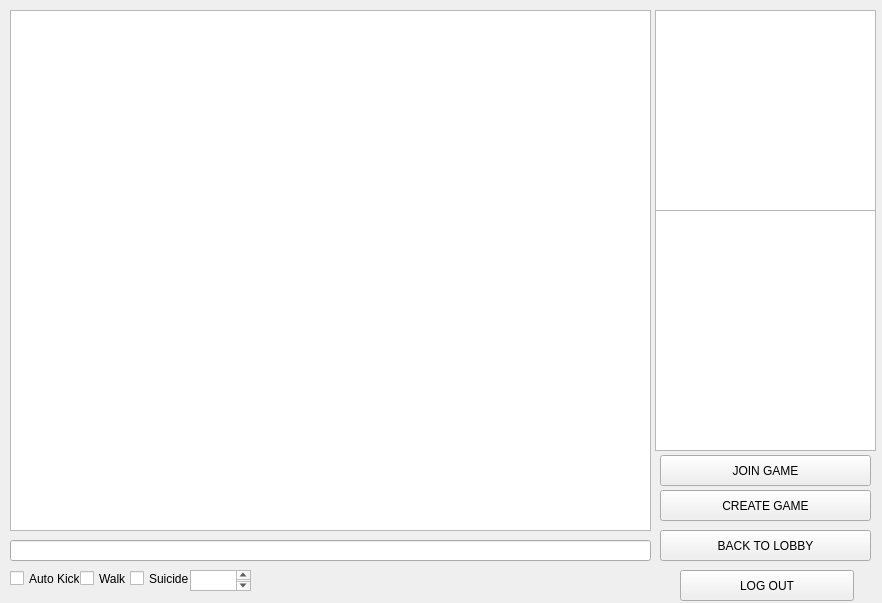
<?xml version="1.0" encoding="UTF-8"?>
<ui version="4.0">
 <class>MainWindow</class>
 <widget class="QMainWindow" name="MainWindow">
  <property name="geometry">
   <rect>
    <x>0</x>
    <y>0</y>
    <width>882</width>
    <height>603</height>
   </rect>
  </property>
  <property name="windowTitle">
   <string>Stick Arena</string>
  </property>
  <property name="windowIcon">
   <iconset resource="assets.qrc">
    <normaloff>:/assets/icon.png</normaloff>:/assets/icon.png</iconset>
  </property>
  <widget class="QWidget" name="centralWidget">
   <widget class="QListWidget" name="user_list">
    <property name="geometry">
     <rect>
      <x>655</x>
      <y>210</y>
      <width>221</width>
      <height>241</height>
     </rect>
    </property>
   </widget>
   <widget class="QTextBrowser" name="client_out">
    <property name="geometry">
     <rect>
      <x>10</x>
      <y>10</y>
      <width>641</width>
      <height>521</height>
     </rect>
    </property>
    <property name="html">
     <string>&lt;!DOCTYPE HTML PUBLIC &quot;-//W3C//DTD HTML 4.0//EN&quot; &quot;http://www.w3.org/TR/REC-html40/strict.dtd&quot;&gt;
&lt;html&gt;&lt;head&gt;&lt;meta name=&quot;qrichtext&quot; content=&quot;1&quot; /&gt;&lt;style type=&quot;text/css&quot;&gt;
p, li { white-space: pre-wrap; }
&lt;/style&gt;&lt;/head&gt;&lt;body style=&quot; font-family:'MS Shell Dlg 2'; font-size:8.25pt; font-weight:400; font-style:normal;&quot;&gt;
&lt;p style=&quot;-qt-paragraph-type:empty; margin-top:0px; margin-bottom:0px; margin-left:0px; margin-right:0px; -qt-block-indent:0; text-indent:0px; font-family:'Sans Serif'; font-size:9pt;&quot;&gt;&lt;br /&gt;&lt;/p&gt;&lt;/body&gt;&lt;/html&gt;</string>
    </property>
    <property name="openLinks">
     <bool>false</bool>
    </property>
   </widget>
   <widget class="QLineEdit" name="client_in">
    <property name="geometry">
     <rect>
      <x>10</x>
      <y>540</y>
      <width>641</width>
      <height>21</height>
     </rect>
    </property>
   </widget>
   <widget class="QListWidget" name="game_list">
    <property name="geometry">
     <rect>
      <x>655</x>
      <y>10</y>
      <width>221</width>
      <height>201</height>
     </rect>
    </property>
   </widget>
   <widget class="QPushButton" name="joinGame">
    <property name="geometry">
     <rect>
      <x>660</x>
      <y>455</y>
      <width>211</width>
      <height>31</height>
     </rect>
    </property>
    <property name="text">
     <string>JOIN GAME</string>
    </property>
   </widget>
   <widget class="QPushButton" name="createGame">
    <property name="geometry">
     <rect>
      <x>660</x>
      <y>490</y>
      <width>211</width>
      <height>31</height>
     </rect>
    </property>
    <property name="text">
     <string>CREATE GAME</string>
    </property>
   </widget>
   <widget class="QPushButton" name="logOut">
    <property name="geometry">
     <rect>
      <x>680</x>
      <y>570</y>
      <width>174</width>
      <height>31</height>
     </rect>
    </property>
    <property name="mouseTracking">
     <bool>true</bool>
    </property>
    <property name="text">
     <string>LOG OUT</string>
    </property>
   </widget>
   <widget class="QPushButton" name="LobbyBtn">
    <property name="geometry">
     <rect>
      <x>660</x>
      <y>530</y>
      <width>211</width>
      <height>31</height>
     </rect>
    </property>
    <property name="text">
     <string>BACK TO LOBBY</string>
    </property>
   </widget>
   <widget class="QCheckBox" name="kickCheck">
    <property name="geometry">
     <rect>
      <x>10</x>
      <y>570</y>
      <width>70</width>
      <height>17</height>
     </rect>
    </property>
    <property name="text">
     <string>Auto Kick</string>
    </property>
   </widget>
   <widget class="QCheckBox" name="checkWalk">
    <property name="geometry">
     <rect>
      <x>80</x>
      <y>570</y>
      <width>51</width>
      <height>17</height>
     </rect>
    </property>
    <property name="text">
     <string>Walk</string>
    </property>
   </widget>
   <widget class="QCheckBox" name="checkSuicide">
    <property name="geometry">
     <rect>
      <x>130</x>
      <y>570</y>
      <width>70</width>
      <height>17</height>
     </rect>
    </property>
    <property name="text">
     <string>Suicide</string>
    </property>
   </widget>
   <widget class="QPlainTextEdit" name="altids">
    <property name="geometry">
     <rect>
      <x>190</x>
      <y>570</y>
      <width>61</width>
      <height>21</height>
     </rect>
    </property>
   </widget>
  </widget>
 </widget>
 <layoutdefault spacing="6" margin="11"/>
 <resources>
  <include location="assets.qrc"/>
 </resources>
 <connections/>
</ui>
